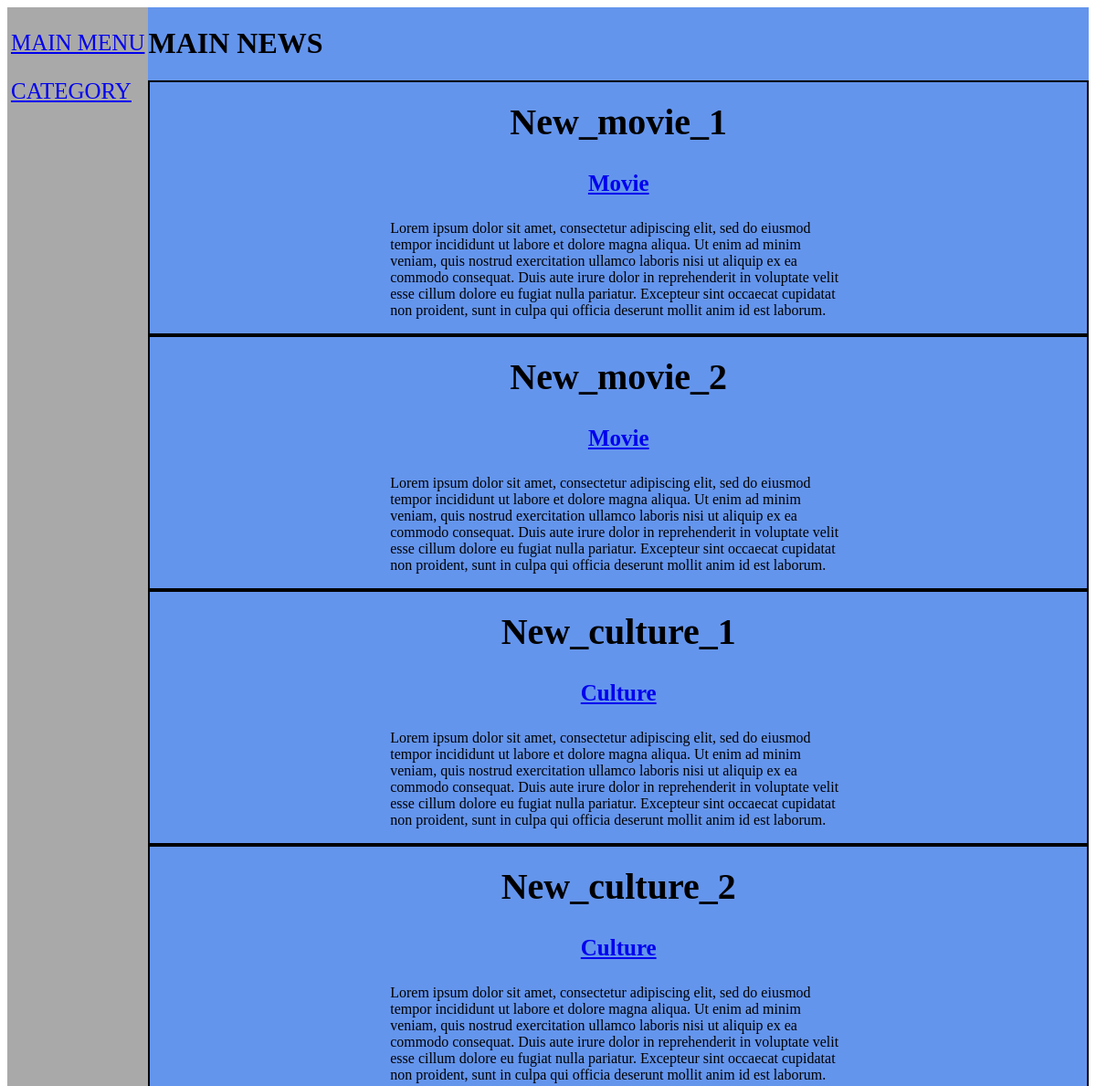
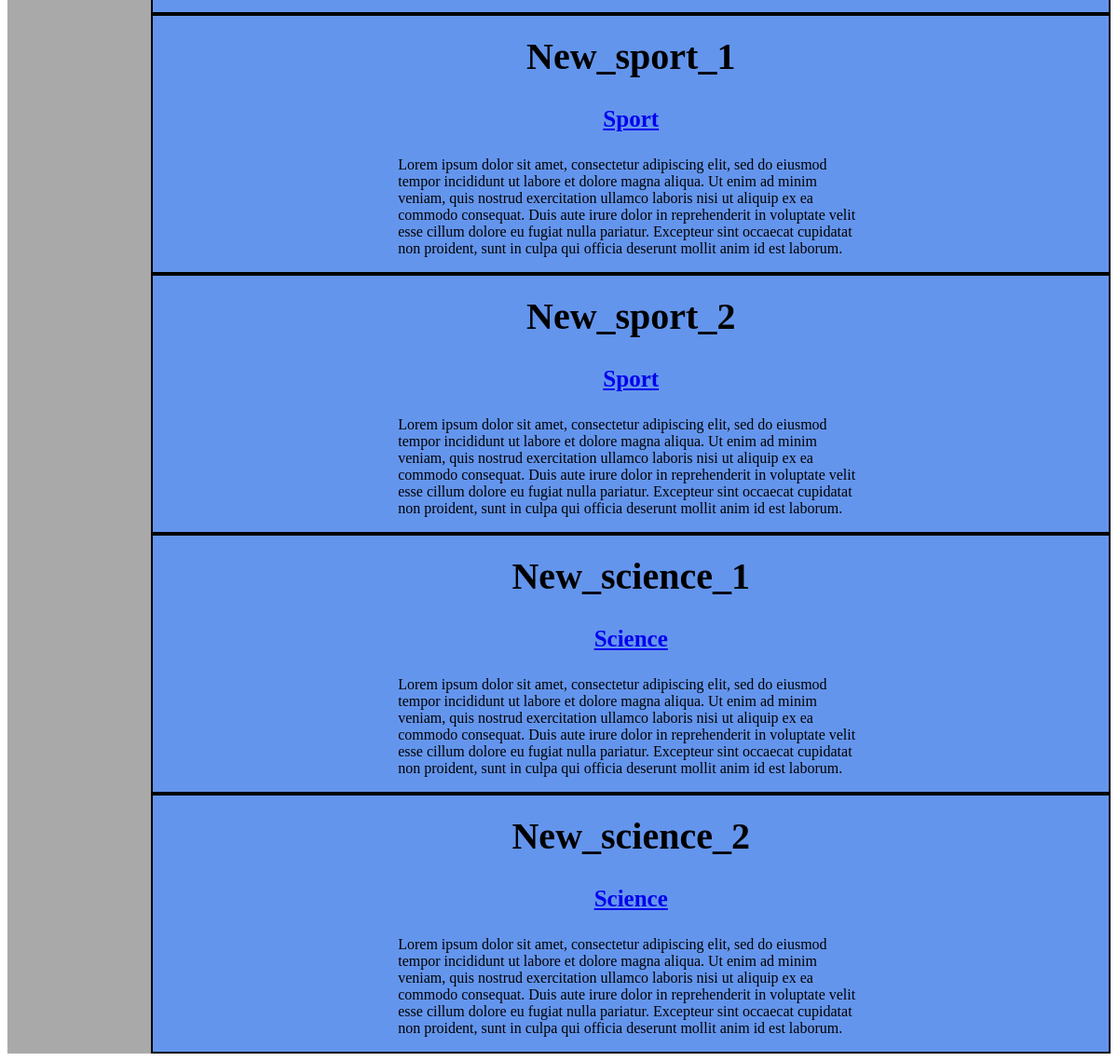
The page / on the database its author committed (2 pictures, top to bottom).
### news/models.py (models this page shows, shortened)
class News(models.Model):
    CULTURE = 'Culture'
    CATEGORY_CHOISES = [
        ('Sport', 'Sport'),
        ('Science', 'Science'),
        ('Culture', 'Culture'),
        ('Movie', 'Movie'),
    ]
    title = models.CharField(max_length=100)
    category = models.CharField(max_length=30, choices=CATEGORY_CHOISES, default='')
    content_news = models.TextField()
    rating = models.IntegerField(default=60)

### news/views.py (the view)
# urls.py: path('', views.main_menu, name = 'main_menu'),
def main_menu(request):
    all_news = News.objects.all()
    context = {
        'all_news':all_news,
    }
    return render(request, 'news/main_menu.html', context = context)

### news/templates/news/main_menu.html (shortened to what this page needs)
{% extends 'base.html' %}
{% block navbar %}
    {% include 'includes/navbar.html' %}
{% endblock %}
{% block content %}
    <h1>MAIN NEWS</h1>
    {% for new in all_news %}
        {% include 'includes/view_news.html' %}
    {% endfor %}
{% endblock %}

### templates/base.html (shortened to what this page needs)
{% load static %}
<!DOCTYPE html>
<html lang="en">
<head>
    <link rel="stylesheet" href="{% static 'css/base.css' %}">
</head>
<body>
    <div class="base">
        <div class="base_navbar">
            {% block navbar %}{% endblock %}
        </div>
        <div class="base_news_column">
            {% block content %}{% endblock %}
        </div>
    </div>
</body>
</html>

### news/templates/includes/navbar.html
{% load static %}
{% block link_css_navbar %}
    <link rel="stylesheet" href="{% static 'news/css/navbar.css' %}">
{% endblock %}
<nav class="main_navbar">
    <p><a href="{% url 'main_menu' %}">MAIN MENU</a></p>
    <p><a href="{% url 'category' %}">CATEGORY</a> </p>
</nav>

### news/templates/includes/view_news.html
{% load static %}
{% block link_css %}
    <link rel="stylesheet" href="{% static 'news/css/news.css' %}">
{% endblock %}
<div class="main_news">
    <h3 class="news_title">{{ new.title }}</h3>
    <h3 class="news_category"><a href="{% url 'show_news_by_category' new.category|lower %}">{{ new.category|title }}</a></h3>
    <p style="width:500px">{{ new.content_news }}</p>
</div>

### static/css/base.css (style rules this page uses)
.base { display: flex; }
.base_navbar { width: 15%; background-color:darkgrey; display: flex; justify-content: center; }
.base_news_column { width: 100%; background-color: cornflowerblue; }

### news/static/news/css/navbar.css (style rules this page uses)
.main_navbar { font-size: 25px; }

### news/static/news/css/news.css (style rules this page uses)
.main_news { border: 2px solid black; display: flex; flex-direction: column; align-items: center; }
.news_title { font-size: 40px; margin: 20px; }
.news_category { font-size: 25px; margin: 10px; }

### rows shown on the page
News: title "New_movie_1", category "Movie", content_news "Lorem ipsum dolor sit amet, consectetur adipiscing elit, sed do eiusmod tempor incididunt ut labore et dolore magna aliqua. Ut enim ad minim veniam, quis nostrud exercitation ullamco laboris nisi ut aliquip ex ea commodo consequat. Duis aute irure dolor in reprehenderit in voluptate velit esse cillum dolore eu fugiat nulla pariatur. Excepteur sint occaecat cupidatat non proident, sunt in culpa qui officia deserunt mollit anim id est laborum."
News: title "New_movie_2", category "Movie", content_news "Lorem ipsum dolor sit amet, consectetur adipiscing elit, sed do eiusmod tempor incididunt ut labore et dolore magna aliqua. Ut enim ad minim veniam, quis nostrud exercitation ullamco laboris nisi ut aliquip ex ea commodo consequat. Duis aute irure dolor in reprehenderit in voluptate velit esse cillum dolore eu fugiat nulla pariatur. Excepteur sint occaecat cupidatat non proident, sunt in culpa qui officia deserunt mollit anim id est laborum."
News: title "New_culture_1", category "Culture", content_news "Lorem ipsum dolor sit amet, consectetur adipiscing elit, sed do eiusmod tempor incididunt ut labore et dolore magna aliqua. Ut enim ad minim veniam, quis nostrud exercitation ullamco laboris nisi ut aliquip ex ea commodo consequat. Duis aute irure dolor in reprehenderit in voluptate velit esse cillum dolore eu fugiat nulla pariatur. Excepteur sint occaecat cupidatat non proident, sunt in culpa qui officia deserunt mollit anim id est laborum."
News: title "New_culture_2", category "Culture", content_news "Lorem ipsum dolor sit amet, consectetur adipiscing elit, sed do eiusmod tempor incididunt ut labore et dolore magna aliqua. Ut enim ad minim veniam, quis nostrud exercitation ullamco laboris nisi ut aliquip ex ea commodo consequat. Duis aute irure dolor in reprehenderit in voluptate velit esse cillum dolore eu fugiat nulla pariatur. Excepteur sint occaecat cupidatat non proident, sunt in culpa qui officia deserunt mollit anim id est laborum."
News: title "New_sport_1", category "Sport", content_news "Lorem ipsum dolor sit amet, consectetur adipiscing elit, sed do eiusmod tempor incididunt ut labore et dolore magna aliqua. Ut enim ad minim veniam, quis nostrud exercitation ullamco laboris nisi ut aliquip ex ea commodo consequat. Duis aute irure dolor in reprehenderit in voluptate velit esse cillum dolore eu fugiat nulla pariatur. Excepteur sint occaecat cupidatat non proident, sunt in culpa qui officia deserunt mollit anim id est laborum."
News: title "New_sport_2", category "Sport", content_news "Lorem ipsum dolor sit amet, consectetur adipiscing elit, sed do eiusmod tempor incididunt ut labore et dolore magna aliqua. Ut enim ad minim veniam, quis nostrud exercitation ullamco laboris nisi ut aliquip ex ea commodo consequat. Duis aute irure dolor in reprehenderit in voluptate velit esse cillum dolore eu fugiat nulla pariatur. Excepteur sint occaecat cupidatat non proident, sunt in culpa qui officia deserunt mollit anim id est laborum."
News: title "New_science_1", category "Science", content_news "Lorem ipsum dolor sit amet, consectetur adipiscing elit, sed do eiusmod tempor incididunt ut labore et dolore magna aliqua. Ut enim ad minim veniam, quis nostrud exercitation ullamco laboris nisi ut aliquip ex ea commodo consequat. Duis aute irure dolor in reprehenderit in voluptate velit esse cillum dolore eu fugiat nulla pariatur. Excepteur sint occaecat cupidatat non proident, sunt in culpa qui officia deserunt mollit anim id est laborum."
News: title "New_science_2", category "Science", content_news "Lorem ipsum dolor sit amet, consectetur adipiscing elit, sed do eiusmod tempor incididunt ut labore et dolore magna aliqua. Ut enim ad minim veniam, quis nostrud exercitation ullamco laboris nisi ut aliquip ex ea commodo consequat. Duis aute irure dolor in reprehenderit in voluptate velit esse cillum dolore eu fugiat nulla pariatur. Excepteur sint occaecat cupidatat non proident, sunt in culpa qui officia deserunt mollit anim id est laborum."
